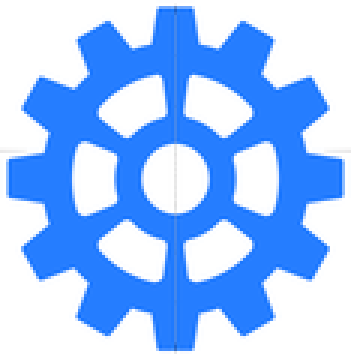
#> input picture edge-path-maker/tesla_works_logo.png, 117 x 118 px, found by its file name (shown 3 times larger)
$ python make-gcode.py
#> lines starting #> are read from the running program, lines starting #| are printed output that depends on the picture
### edge-path-maker/edge_bitmap_generator.py
import cv2
import PIL
import numpy as np
from matplotlib import pyplot as plt
import copy
import sys

sys.setrecursionlimit(3000)

def prepEdgePainter(imgName, threshold = 100):
    #FIX: allow input of jpg and other file formats, from web address or file
    img = cv2.imread(imgName, 0)
    edges = cv2.Canny(img,threshold,threshold*2, False)
    image_pil = PIL.Image.fromarray(np.uint8(plt.cm.gist_earth(edges)*255))
    image_pil = image_pil.convert('1')

    width, height = image_pil.size

    p = image_pil.load()

    return (edgePaint(p, width, height), width, height)

def removeMinimalStrokes(strokes):
    reduced_strokes = strokes
    for stroke in strokes:
        if (len(stroke) <= 5):
            print(reduced_strokes.pop(strokes.index(stroke)))
    return reduced_strokes

def edgePaint(pixels, width, height):
    strokes = []
    for y in range(height):
        for x in range(width):
            if pixels[x, y] == 255:
                newPoint = [x,y]
                newEdge, pixels = recurse([newPoint], pixels)
                strokes += [newEdge]
    reduced_strokes = removeMinimalStrokes(strokes)
    return reduced_strokes

# check if any surrounding pixels are of the same color value
def counterclockwiseSearch(point, pixels):
    # FIX: images with edges that touch go to the bounds of the image throw a ArrayIndexOutOfBounds
    # FIX: sometimes line breaks unnecisarily

    adjacentPoints = []

    if(pixels[point[0], point[1] - 1] == 255):
        adjacentPoints.append([point[0], point[1] - 1])

    if(pixels[point[0] - 1, point[1] - 1] == 255):
        adjacentPoints.append([point[0] - 1, point[1] - 1])

    if(pixels[point[0] - 1, point[1]] == 255):
        adjacentPoints.append([point[0] - 1, point[1]])

    if(pixels[point[0] - 1, point[1] + 1] == 255):
        adjacentPoints.append([point[0] - 1, point[1] + 1])

    if(pixels[point[0], point[1] + 1] == 255):
        adjacentPoints.append([point[0], point[1] + 1])

    if(pixels[point[0] + 1, point[1] + 1] == 255):
        adjacentPoints.append([point[0] + 1, point[1] + 1])

    if(pixels[point[0] + 1, point[1]] == 255):
        adjacentPoints.append([point[0] + 1, point[1]])

    if(pixels[point[0] + 1, point[1] - 1] == 255):
        adjacentPoints.append([point[0] + 1, point[1] - 1])

    if(pixels[point[0], point[1] - 1] == 255):
        adjacentPoints.append([point[0], point[1] - 1])
    else:
        return adjacentPoints

def recurse(points, pixels):
    if (counterclockwiseSearch(points[-1], pixels)):
        newPoint = []
        for pixel in counterclockwiseSearch(points[-1], pixels):
            pixelSearch = (counterclockwiseSearch(pixel, pixels))
            if (pixelSearch and len(pixelSearch) >= 1):
                newPoint = pixel
                break
        # hide the pixels that have already been accounted for
        if (newPoint):
            pixels[newPoint[0], newPoint[1]] = 0
            return recurse(points + [newPoint], pixels)
    return points, pixels

# [9 lines left out: function test_repeated_points, not called in this run]

### edge-path-maker/gcode_postprocessing.py
'''
Copyright Max Omdal 2018. All Rights Reserved.
'''

import os
import settings

gcodeHeader = """G21 (set to mm units)
M3 S225 (initalize servo control)
"""

def prepend(fileName):
    with open(os.path.join(settings.GCODE_DIRECTORY, fileName), "r+") as fin:
        fileData = fin.read()
        fin.seek(0,0)
        fin.write(gcodeHeader.rstrip('\r\n') + '\n' + fileData)

### edge-path-maker/make-gcode.py
import edge_bitmap_generator
import gcode_postprocessing
import settings
import os

def makeGCode(edges, width, height):
    commands = []
    oldpoint = (0,0)
    for edge in edges:
        commands += ["S225"]
        i = 0
        for i in range(0, len(edge) - 2, 2):
            point = edge[i]
            x = point[0]# - oldpoint[0]
            y = point[1]# - oldpoint[1]
            commands += ["G91 G0 " + "X" + str((x - oldpoint[0])/settings.SCALE_FACTOR) + " " + "Y" + str((y - oldpoint[1])/settings.SCALE_FACTOR)]
            oldpoint = point
            if(i == 0):
                commands += ["S255"]
        for i in range(len(edge)-2, len(edge)):
            point = edge[i]
            x = point[0]# - oldpoint[0]
            y = point[1]# - oldpoint[1]
            commands += ["G91 G0 " + "X" + str((x - oldpoint[0])/settings.SCALE_FACTOR) + " " + "Y" + str((y - oldpoint[1])/settings.SCALE_FACTOR)]
            oldpoint = point
    return commands

def writeToFile(fileName, gcode):
    with open(os.path.join(settings.GCODE_DIRECTORY, fileName), "w+") as fin:
        for line in gcode:
            fin.write("%s\n" %line)
    gcode_postprocessing.prepend(fileName)

if __name__ == '__main__':
    imgName = input("Image name: ")
#> the answer given: tesla_works_logo.png
    fileName = input("GCode file name: ")
#> the answer given: tesla_works_logo.png
    if (imgName == ""):
        imgName = "tesla_works_logo.png"
        print("No image name given. Using default image")
        if (fileName == ""):
            fileName = "tesla_works_logo.gcode"
            print("no file name given. Using default file name")
    elif (fileName == ""):
        raise ValueError("you must give a file name")
    raw_drawing, width, height = edge_bitmap_generator.prepEdgePainter(settings.IMAGES_DIRECTORY + imgName)
#> in prepEdgePainter, `img = cv2.imread(imgName, 0)`:
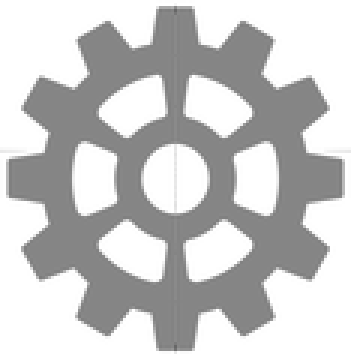
#> img: shape (118, 117) (shown 3 times larger); min 103, max 255, mean 199.5
#> in prepEdgePainter, `edges = cv2.Canny(img,threshold,threshold*2, False)`:
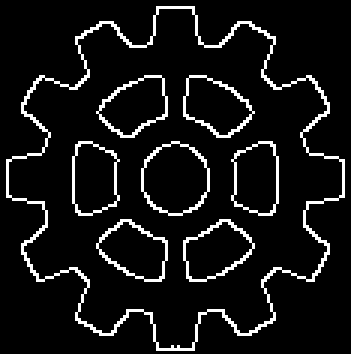
#> edges: shape (118, 117) (shown 3 times larger); 8.1% white in thin lines or dots
#> raw_drawing = 56 items; width = 117; height = 118
    gcode = makeGCode(raw_drawing, width, height)
#> the loop in makeGCode, `for edge in edges:` made 56 passes
#> edge on passes 7, 8, 9, 10, 15, 16, 17, 18, 19, 20, 21, 22: [[78, 9]], [[28, 11], [27, 12]], [[77, 11]], [[43, 15]], [[43, 28]], [[25, 29]], [[39, 30], [38, 31], [37, 32]], [[36, 33]], [[34, 35]], [[55, 38], [54, 39]], [[106, 39], [105, 40], [104, 41], [103, 42]], [[47, 42]]
#> after the loop in makeGCode, `for edge in edges:`: commands = 703 items
#> gcode = 703 items
    writeToFile(fileName, gcode)
#> the loop in writeToFile, `for line in gcode:` made 703 passes
#> line on passes 1, 3, 4: 'S225', 'S255', 'G91 G0 X0.0 Y0.0'
